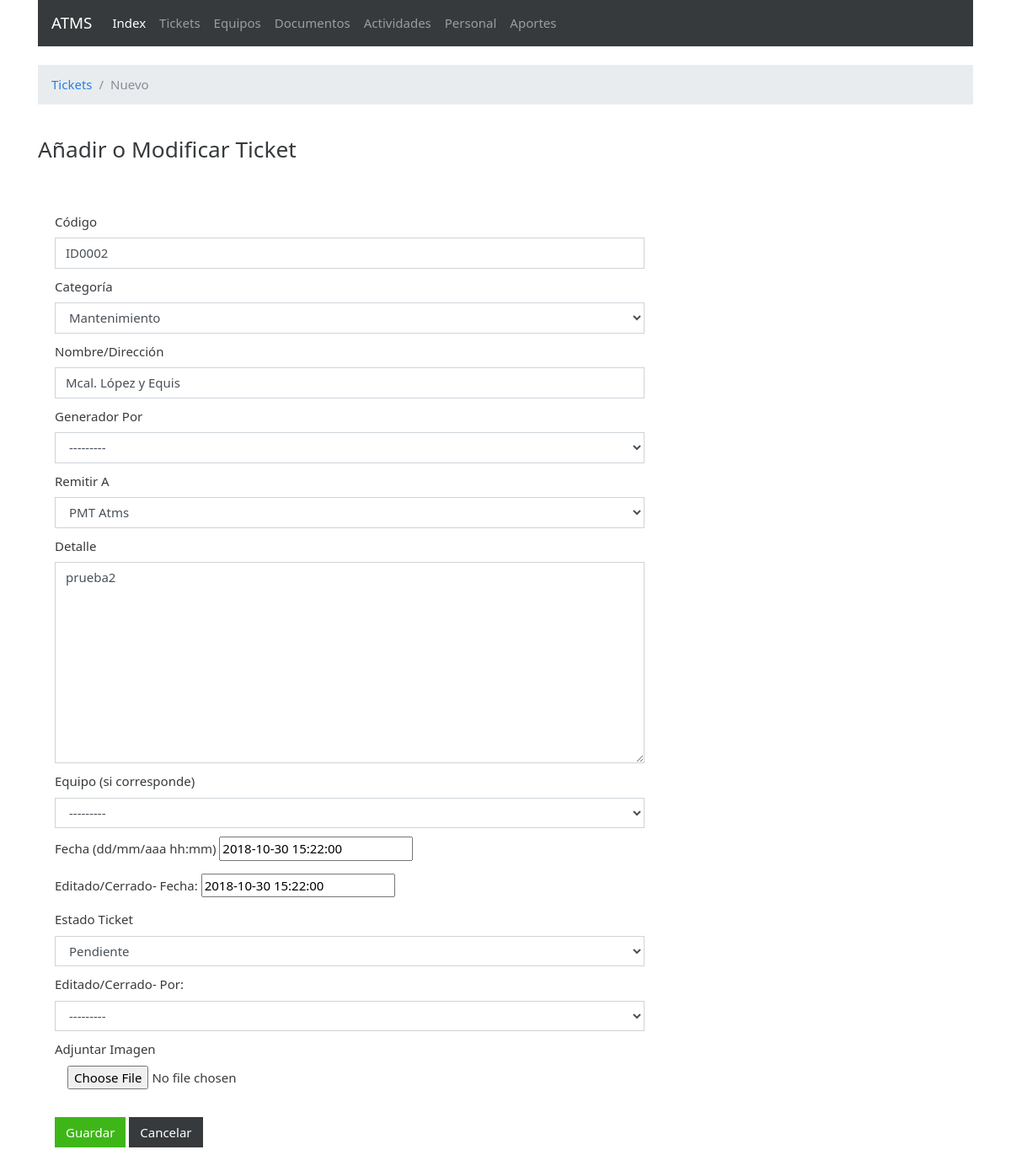
Screenshot of /main/tickets/editar/30 with the database file from the repository.
### incidentes/models.py (models this page shows, shortened)
class Ticket(models.Model):
	categoria = models.ForeignKey(Categoria, on_delete=models.CASCADE)
	ubicacion = models.CharField(max_length=50)
	usuario = models.ForeignKey(Usuario, on_delete=models.CASCADE, null=True, blank=True)
	grupo_destino = models.ForeignKey(Grupo, on_delete=models.CASCADE,null=True, blank=True)
	detalle = models.TextField()
	equipo = models.ForeignKey(Equipos, on_delete=models.CASCADE, null=True, blank=True)
	fecha = models.DateTimeField(null=True, blank=True)
	estado = models.ForeignKey(Estado, null=True, blank=True, on_delete=models.CASCADE)
	editado_por = models.ForeignKey(Usuario, on_delete=models.CASCADE, related_name='nombre2', null=True, blank=True)
	fecha_fin = models.DateTimeField(null=True, blank=True)
	codigo = models.CharField(max_length=20, null=True, blank=True)
	imagen = models.ImageField(null=True, blank=True)

### incidentes/views.py (the view)
# urls.py: path('tickets/editar/<int:pk>', TicketEditView.as_view(), name='ticket_edit'), #TicketEditView.as_view()
class TicketEditView(UpdateView):
	model = Ticket
	template_name = 'ticket_form2.html'
	form_class = TicketForm
	success_url = reverse_lazy('ticket_list')

### incidentes/models.py (called while the page is built)
	def __str__(self):
		return self.nombre

	def __str__(self):
		return self.nombre

	def __str__(self):
		return self.nombre

	def __str__(self):
		return self.nombre

	def __str__(self):
		return self.nombre

### incidentes/templates/ticket_form2.html (shortened to what this page needs)
{% extends 'base.html' %}
		{% block content %}
		<br>
		<ol class="breadcrumb">
		  <li class="breadcrumb-item"><a href="{% url 'ticket_home' %}">Tickets</a></li>
		  <li class="breadcrumb-item active">Nuevo</li>
		</ol>
		<br>
			<h3>Añadir o Modificar Ticket</h3>
		<br>
		<br>
			<div class="container">
				<fieldset>
					<form method="post" class="form-horizontal" enctype="multipart/form-data">
						<div class="row">
							<div class="col-md-8 col-md-offset-2">
								<div class="form-grup" style="padding:5px;">
									<label for="{{form.codigo.label}}">{{form.codigo.label}}</label>
									{{form.codigo}}
								</div>
							</div>
							<div class="col-md-8 col-md-offset-2">
								<div class="form-grup" style="padding:5px;">
									<label for="{{form.categoria.label}}">{{form.categoria.label}}</label>
									{{form.categoria}}
								</div>
							</div>
							<div class="col-md-8 col-md-offset-2">
								<div class="form-grup" style="padding:5px;">
									<label for="{{form.ubicacion.label}}">{{form.ubicacion.label}}</label>
									{{form.ubicacion}}
								</div>
							</div>
							<div class="col-md-8 col-md-offset-2">
								<div class="form-grup" style="padding:5px;">
									<label for="{{form.usuario.label}}">{{form.usuario.label}}</label>
									{{form.usuario}}
								</div>
							</div>
							<div class="col-md-8 col-md-offset-2">
								<div class="form-grup" style="padding:5px;">
									<label for="{{form.grupo_destino.label}}">{{form.grupo_destino.label}}</label>
									{{form.grupo_destino}}
								</div>
							</div>
							<div class="col-md-8 col-md-offset-2">
								<div class="form-grup" style="padding:5px;">
									<label for="{{form.detalle.label}}">{{form.detalle.label}}</label>
									{{form.detalle}}
								</div>
							</div>
							<div class="col-md-8 col-md-offset-2">
								<div class="form-grup" style="padding:5px;">
									<label for="{{form.equipo.label}}">{{form.equipo.label}}</label>
									{{form.equipo}}
								</div>
							</div>
							<div class="col-md-8 col-md-offset-2">
								<div class="form-grup" style="padding:5px;">
									<label for="{{form.fecha.label}}">{{form.fecha.label}}</label>
									{{form.fecha}}
								</div>
							</div>
							<div class="col-md-8 col-md-offset-2">
								<div class="form-grup" style="padding:5px;">
									<label for="{{form.fecha_fin.label}}">{{form.fecha_fin.label}}</label>
									{{form.fecha_fin}}
								</div>
							</div>
							<div class="col-md-8 col-md-offset-2">
								<div class="form-grup" style="padding:5px;">
									<label for="{{form.estado.label}}">{{form.estado.label}}</label>
									{{form.estado}}
								</div>
							</div>
							<div class="col-md-8 col-md-offset-2">
								<div class="form-grup" style="padding:5px;">
									<label for="{{form.editado_por.label}}">{{form.editado_por.label}}</label>
									{{form.editado_por}}
								</div>
							</div>
							<div class="col-md-8 col-md-offset-2">
								<div class="form-grup" style="padding:5px;">
									<label for="{{form.imagen.label}}">{{form.imagen.label}}</label>
									{{form.imagen}}
								</div>
							</div>
							<div class="col-md-8 col-md-offset-2">
								<div class="form-grup" style="padding:5px;">
									<br>
									<button type="submit" class="btn btn-success">Guardar</button>
									<a class="btn btn-secondary" href="{% url 'ticket_list' %}" style="color:white">Cancelar</a>
								</div>
							</div>
						</div>
				</fieldset>
			</div>
		<br>
		{% endblock %}
		{% block footer %}
		<br>
		{% endblock %}

### rows the page displays
Ticket: codigo "ID0002", categoria "Mantenimiento", ubicacion "Mcal. López y Equis", usuario "---------", grupo_destino "PMT Atms", detalle "prueba2", equipo "---------", fecha "2018-10-30 15:22:00", fecha_fin "2018-10-30 15:22:00", estado "Pendiente", editado_por "---------"
